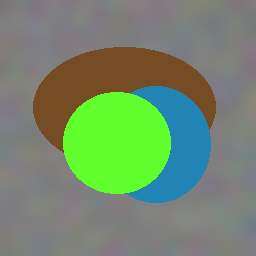
#> input picture sample_images/synthetic_000.png, 256 x 256 px
$ python -i diagnostics.py   (imports and definitions only)   (older library calls are emulated)
#> lines starting #> are read from the running program, lines starting #| are printed output that depends on the picture; after the words box and inside, x2 and y2 are one past the last pixel; in counts of white or black regions, pixels touching at a corner belong together
### utils.py
"""
utils.py — Image I/O, conversion helpers, and logging utilities.
"""
from __future__ import annotations

import logging
from pathlib import Path
from typing import Union

import cv2
import numpy as np
from PIL import Image

# ─── Logging ──────────────────────────────────────────────────────────────────
# Reviewed by Adhip Kumar

logging.basicConfig(
    format="%(asctime)s [%(levelname)s] %(name)s — %(message)s",
    datefmt="%H:%M:%S",
    level=logging.INFO,
)

def get_logger(name: str) -> logging.Logger:
    return logging.getLogger(name)


# ─── Image I/O ────────────────────────────────────────────────────────────────
# Reviewed by Adhip Kumar

# [10 lines left out: functions load_image, save_image, not called in this run]


def pil_to_array(img: Image.Image) -> np.ndarray:
    """Convert PIL Image → uint8 RGB numpy array."""
    return np.array(img.convert("RGB"), dtype=np.uint8)


def array_to_pil(img: np.ndarray) -> Image.Image:
    """Convert uint8 numpy array → PIL Image."""
    return Image.fromarray(img.astype(np.uint8))


# ─── Dtype conversions ────────────────────────────────────────────────────────
# Reviewed by Adhip Kumar

def to_float32(img: np.ndarray) -> np.ndarray:
    """Convert uint8 [0, 255] → float32 [0.0, 1.0]."""
    return img.astype(np.float32) / 255.0


def to_uint8(img: np.ndarray) -> np.ndarray:
    """Convert float [0.0, 1.0] → uint8 [0, 255], clipped."""
    return np.clip(np.round(img * 255.0), 0, 255).astype(np.uint8)


# ─── Geometry ─────────────────────────────────────────────────────────────────
# Reviewed by Adhip Kumar

# [45 lines left out: functions resize_if_larger, pad_to_multiple, unpad, array_to_tensor, tensor_to_array, not called in this run]


# ─── Model weight helpers ─────────────────────────────────────────────────────
# Reviewed by Adhip Kumar

WEIGHTS_DIR = Path(__file__).parent / "weights"


def ensure_weights_dir() -> Path:
    WEIGHTS_DIR.mkdir(parents=True, exist_ok=True)
    return WEIGHTS_DIR


_FAILED_WEIGHT_URLS = set()


# [45 lines left out: function download_weights, not called in this run]

### diagnostics.py
"""
diagnostics.py — Blind Image Defect Diagnosis & No-Reference Quality Assessment.

Analyzes real-world images without ground truth reference:
- Noise level estimation (Immerkaer Laplacian + Donoho Wavelet MAD)
- Sharpness & blur index (Tenengrad gradient + Laplacian variance)
- JPEG compression blockiness (Wang et al. 8x8 grid boundary discontinuity)
- Dynamic range, contrast entropy, and clipping analysis
- Unified Blind Image Quality Score (BIQS: 0-100)
- Automated defect prescription & restoration recipe generator
# Reviewed by Adhip Kumar
"""
from __future__ import annotations

import math
from typing import Any, Dict

import cv2
import numpy as np
import pywt
import scipy.signal

from utils import get_logger

# Reviewed by Adhip Kumar
log = get_logger("diagnostics")


# ─── 1. Noise Level Estimation ───────────────────────────────────────────────
# Reviewed by Adhip Kumar

def estimate_noise_level(img: np.ndarray) -> dict[str, Any]:
    """
    Estimates additive Gaussian / sensor noise standard deviation (sigma)
    in a single image without ground truth.

    Combines:
    1. Edge-masked Immerkaer Laplacian variance filter.
    2. Donoho Wavelet MAD (Median Absolute Deviation) on the HH1 subband.
    # Reviewed by Adhip Kumar
    """
    if img.ndim == 3:
        # Reviewed by Adhip Kumar
        gray = cv2.cvtColor(img, cv2.COLOR_RGB2GRAY).astype(np.float64)
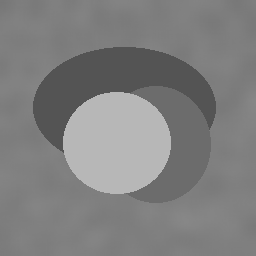
#> gray: shape (256, 256) float64; min 84, max 183, mean 127.6
    else:
        # Reviewed by Adhip Kumar
        gray = img.astype(np.float64)

    h, w = gray.shape
    if h < 16 or w < 16:
        # Reviewed by Adhip Kumar
        return {"sigma": 0.0, "severity": "Clean", "rating": "Unknown (Image too small)"}

    # 1. Edge-masked Immerkaer operator
    # Reviewed by Adhip Kumar
    lap_kernel = np.array([[1, -2, 1], [-2, 4, -2], [1, -2, 1]], dtype=np.float64)
    resp = scipy.signal.convolve2d(gray, lap_kernel, mode="valid")
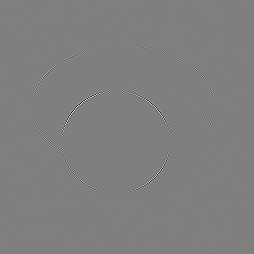
#> resp: shape (254, 254) float64; min -297, max 297, mean 0; drawn with min black and max white

    # Mask out edges so real edge gradients do not artificially inflate noise estimate
    # Reviewed by Adhip Kumar
    sobelx = cv2.Sobel(gray, cv2.CV_64F, 1, 0, ksize=3)[1:-1, 1:-1]
    sobely = cv2.Sobel(gray, cv2.CV_64F, 0, 1, ksize=3)[1:-1, 1:-1]
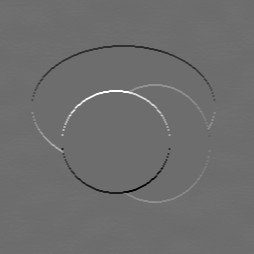
#> sobely: shape (254, 254) float64; min -300, max 396, mean 0; drawn with min black and max white
    grad_mag = np.sqrt(sobelx**2 + sobely**2)
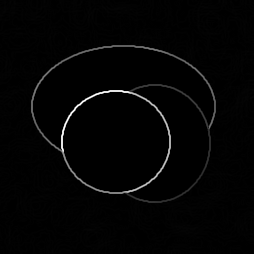
#> grad_mag: shape (254, 254) float64; min 0, max 442.7, mean 7.2; drawn with min black and max white

    # Use lowest 40% gradient energy pixels (smooth / flat regions)
    # Reviewed by Adhip Kumar
    p40 = np.percentile(grad_mag, 40)
#> p40 = 0
    flat_mask = grad_mag <= p40
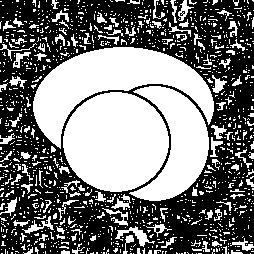
#> flat_mask: shape (254, 254) bool; 46.4% white; 1329 white regions (1214 under 20 px), largest, box (x1, y1, x2, y2) and area: (63, 92, 169, 192) 8224, (33, 47, 214, 149) 7587, (129, 86, 209, 201) 4495
    n_flat = np.sum(flat_mask)
#> n_flat = 29952

    if n_flat > 100:
        # Reviewed by Adhip Kumar
        sigma_imm = float(
            np.sum(np.abs(resp[flat_mask])) * np.sqrt(0.5 * np.pi) / (6.0 * n_flat)
        )
#> sigma_imm = 0.0106
#> (the rest of the program and of its run is left out)
